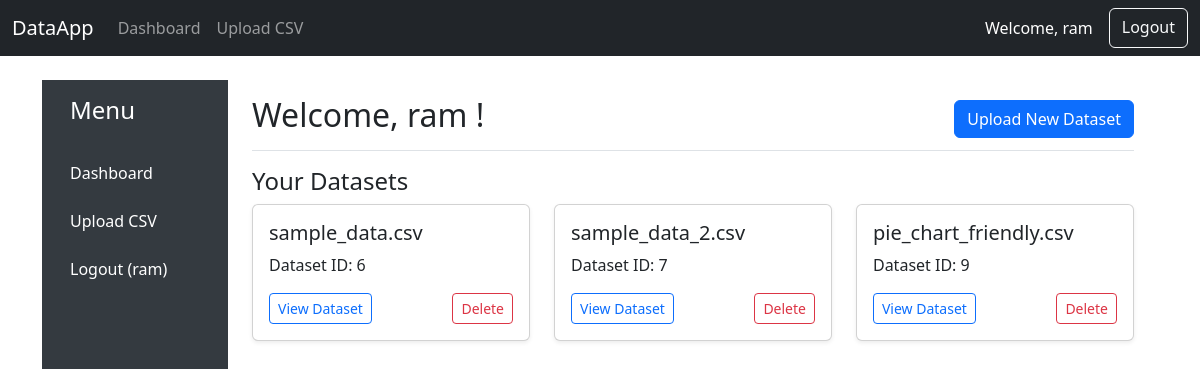
The app's page /dashboard (signed in) with its own data.
### models.py (models this page shows)
class DataSet(db.Model):
    __tablename__ = 'datasets'
    id = db.Column(db.Integer, primary_key=True)
    user_id = db.Column(db.Integer, db.ForeignKey('users.id'), nullable=False)
    name = db.Column(db.String(100))
    headers = db.Column(db.Text)  # Comma-separated header names
    user = db.relationship('User', backref='datasets')
    entries = db.relationship('DataEntry', backref='dataset', cascade="all, delete", lazy=True)

### main.py (the view)
@main.route('/dashboard')
def dashboard():
    if 'user_id' not in session:
        flash("Please log in to view the dashboard.")
        return redirect(url_for('auth.login'))
    user_id = session.get('user_id')
    datasets = DataSet.query.filter_by(user_id=user_id).all()
    return render_template('dashboard.html', datasets=datasets)

### templates/dashboard.html (shortened to what this page needs)
{% extends "base.html" %}
{% block content %}
<div class="container-fluid">
  <div class="row">
    <div class="col-md-3 col-lg-2 sidebar d-none d-md-block">
      <h4 class="p-3">Menu</h4>
      <a href="{{ url_for('main.dashboard') }}">Dashboard</a>
      <a href="{{ url_for('main.upload_data') }}">Upload CSV</a>
      <a href="{{ url_for('auth.logout') }}">Logout ({{ session.get('username') }})</a>
    </div>
    <div class="col-md-9 col-lg-10 px-md-4">
      <div class="d-flex justify-content-between flex-wrap flex-md-nowrap align-items-center pt-3 pb-2 mb-3 border-bottom">
        <h2>Welcome, {{ session.get('username') }} !</h2>
        <div>
          <a class="btn btn-primary" href="{{ url_for('main.upload_data') }}">Upload New Dataset</a>
        </div>
      </div>
      <h4>Your Datasets</h4>
      {% if datasets %}
        <div class="row row-cols-1 row-cols-md-3 g-4">
          {% for dataset in datasets %}
          <div class="col">
            <div class="card h-100 shadow-sm">
              <div class="card-body d-flex flex-column">
                <h5 class="card-title">{{ dataset.name }}</h5>
                <p class="card-text">Dataset ID: {{ dataset.id }}</p>
                <div class="mt-auto d-flex justify-content-between">
                  <a href="{{ url_for('main.view_dataset', dataset_id=dataset.id) }}"
                     class="btn btn-outline-primary btn-sm">
                    View Dataset
                  </a>
                  <form action="{{ url_for('main.delete_dataset', dataset_id=dataset.id) }}" method="POST"
                        onsubmit="return confirm('Are you sure you want to delete this dataset?');">
                    <button type="submit" class="btn btn-outline-danger btn-sm">Delete</button>
                  </form>
                </div>
              </div>
            </div>
          </div>
          {% endfor %}
        </div>
      {% else %}
        <div class="alert alert-warning" role="alert">
          You have not uploaded any datasets yet.
          <a href="{{ url_for('main.upload_data') }}" class="alert-link">Upload now</a>.
        </div>
      {% endif %}
    </div>
  </div>
</div>
{% endblock %}

### templates/dashboard.html (style rules this page uses)
.sidebar { background-color: #343a40; min-height: 100vh; color: #fff; }
.sidebar a { color: #fff; text-decoration: none; padding: 0.75rem 1rem; display: block; }

### records on screen
DataSet: name "sample_data.csv", id "6"
DataSet: name "sample_data_2.csv", id "7"
DataSet: name "pie_chart_friendly.csv", id "9"

### other values on screen
{{ session.get('username') or 'Guest' }} "ram"
{{ session.get('username') }} "ram"
